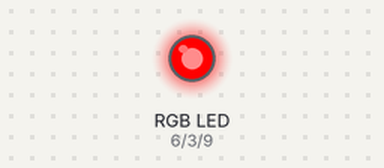
Bench run of a sketch on a simulated Arduino Uno, built with avr-gcc and run on an emulated ATmega328P. On the bench: an RGB LED mixed from three pins (HIGH = lit). Dim RGB values are drawn brighter than linear.

Above: at 0.05 s.
At 1.5 s:
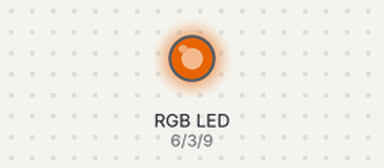
At 3.0 s:
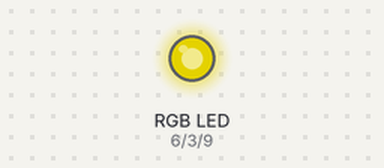
At 6.0 s:
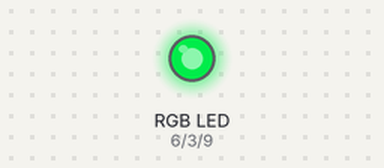
At 8.95 s:
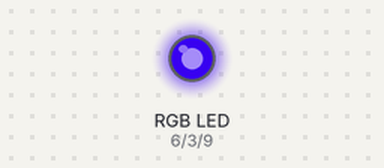
At 11.95 s:
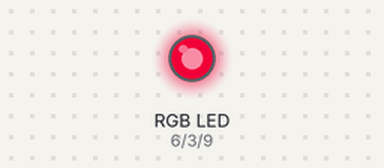
Timing chart, 0 to 16.7 s (numbered marks = the images above):
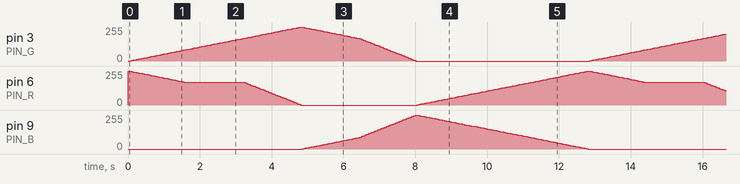

The sketch:

read-to-color.ino
```cpp
#include <stdio.h>
#include <stdlib.h>
#include <string.h>
#include <FastLED.h>

#define PIN_R 6
#define PIN_G 3
#define PIN_B 9
byte r, g, b;

// the setup function runs once when you press reset or power the board
void setup() {
  Serial.begin(115200);
  analogWrite(PIN_R, 255);
  analogWrite(PIN_G, 255);
  analogWrite(PIN_B, 255);
}

// the loop function runs over and over again forever
void loop() {
  byte hue;
  struct CRGB crgb;
  for (hue = 0; hue<=255; hue++) {
    hsv2rgb_rainbow( CHSV(hue, 255, 255), crgb);
    analogWrite(PIN_R, crgb.r);
    analogWrite(PIN_G, crgb.g);
    analogWrite(PIN_B, crgb.b);
    delay(50);
  }
}

void readInstruction() {
  char buf[12];
  if (Serial.available()) {
    Serial.println("Bytes available\n");
    if (Serial.readBytesUntil('\n', buf, 12)) {
      Serial.println("Found terminator\n");
      char *bufptr = buf;
      char *nxtptr;
      int r,g,b;
      if (nxtptr = strchr(bufptr, '.')) {
        *nxtptr++ = '\0';
        r = atoi(bufptr);
        bufptr = nxtptr;
        if (nxtptr = strchr(bufptr, '.')) {
          *nxtptr++ = '\0';
          g = atoi(bufptr);
          b = atoi(nxtptr);
          Serial.println(r);
          Serial.println(g);
          Serial.println(b);
          analogWrite(PIN_R, r);
          analogWrite(PIN_G, g);
          analogWrite(PIN_B, b);
        }
      }
    }
  }
}
```
